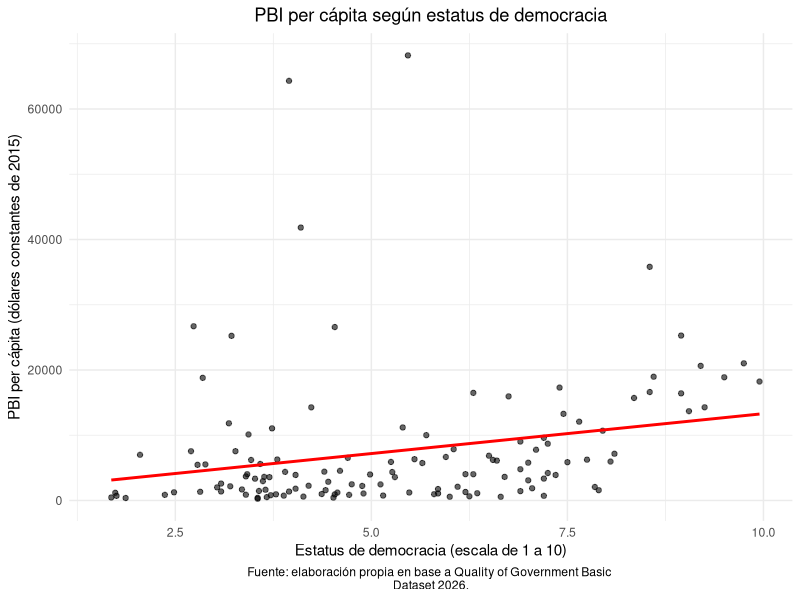

Reproduce this figure in R.
# ----------------------------------------------------------
# 0. CARGA DE PAQUETES Y BASE DE DATOS
# ----------------------------------------------------------
library(readxl)
library(dplyr)
library(ggplot2)

# Importamos la base de datos (ajustá el path/nombre del archivo si hace falta)
datos <- read_excel("datos.xlsx")

# ----------------------------------------------------------
# Creación de la variable democracy
# 1 = democrático (bti_ds >= 6)
# 0 = no democrático (bti_ds < 6)
# ----------------------------------------------------------
datos <- datos %>%
  mutate(
    democracy = case_when(
      is.na(bti_ds) ~ NA_real_,
      bti_ds >= 6 ~ 1,
      bti_ds < 6 ~ 0
    )
  )

# Control de la nueva variable
table(datos$democracy, useNA = "ifany")

# ----------------------------------------------------------
# Eliminamos las observaciones sin información en democracy
# ----------------------------------------------------------
datos_filtrados <- datos %>%
  filter(!is.na(democracy))

# Creamos etiquetas comprensibles (opcional para este TP4,
# pero las dejamos por si querés graficar)
datos_filtrados <- datos_filtrados %>%
  mutate(
    democracy_label = factor(
      democracy,
      levels = c(0, 1),
      labels = c("No democrático", "Democrático")
    )
  )

# Separamos el PBI per cápita según grupo
pbi_dem <- datos_filtrados$wdi_gdpcapcon2015[datos_filtrados$democracy == 1]
pbi_no_dem <- datos_filtrados$wdi_gdpcapcon2015[datos_filtrados$democracy == 0]

# Test t de dos muestras independientes, unilateral
# alternative = "greater" porque H1 plantea que la media de los
# países democráticos (primer argumento) es mayor
test_hipotesis <- t.test(
  pbi_dem,
  pbi_no_dem,
  alternative = "greater"
)

# test_hipotesis

#    0    1 <NA> 
#   84   51   59 

# 	Welch Two Sample t-test

# data:  pbi_dem and pbi_no_dem
# t = 1.529, df = 127.8, p-value = 0.06437
# alternative hypothesis: true difference in means is greater than 0
# 95 percent confidence interval:
#  -219.1992       Inf
# sample estimates:
# mean of x mean of y 
#  9189.048  6568.374 

# ----------------------------------------------------------
# PARTE 2: REGRESIÓN SIMPLE
# PBI_i = alpha + beta * democracia_i + u_i
# ----------------------------------------------------------
modelo <- lm(wdi_gdpcapcon2015 ~ bti_ds, data = datos_filtrados)
summary(modelo)

ggplot(datos_filtrados, aes(x = bti_ds, y = wdi_gdpcapcon2015)) +
  geom_point(na.rm = TRUE, alpha = 0.6) +
  geom_smooth(
    method = "lm",
    formula = y ~ x,
    se = FALSE,
    color = "red",
    na.rm = TRUE
  ) +
  labs(
    title = "PBI per cápita según estatus de democracia",
    x = "Estatus de democracia (escala de 1 a 10)",
    y = "PBI per cápita (dólares constantes de 2015)",
    caption = "Fuente: elaboración propia en base a Quality of Government Basic 
Dataset 2026."
  ) +
  theme_minimal() +
  theme(
    plot.title = element_text(hjust = 0.5),
    plot.caption = element_text(hjust = 0.5)
  )
